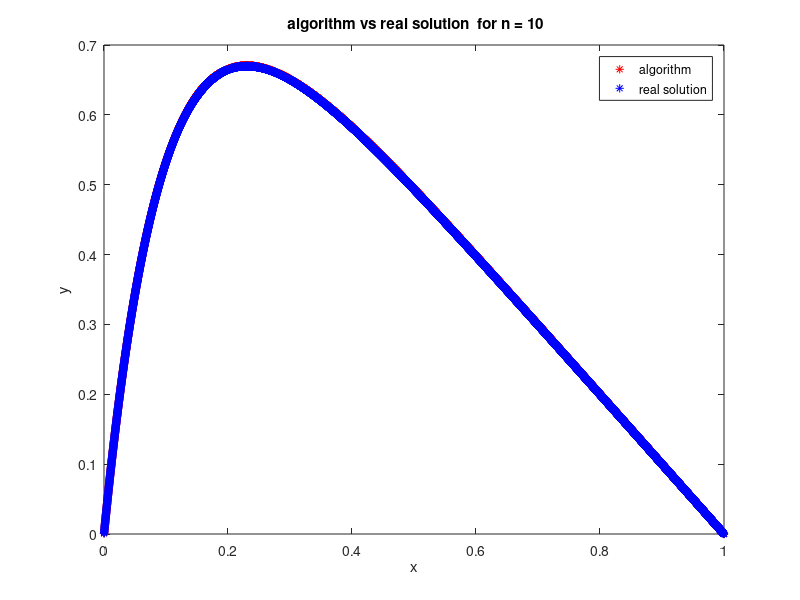

Here is the MATLAB script that generated this plot:
fid=fopen('text.txt')
    s = textscan(fid,'%f %f %f')
fclose(fid)

x=s{1};
y=s{2};
z=s{3};
plot(x,y,'*red')
hold on
plot(x,z,'*blue')

title(' algorithm vs real solution  for n = 10')
xlabel('x')
ylabel('y')
legend('algorithm','real solution')